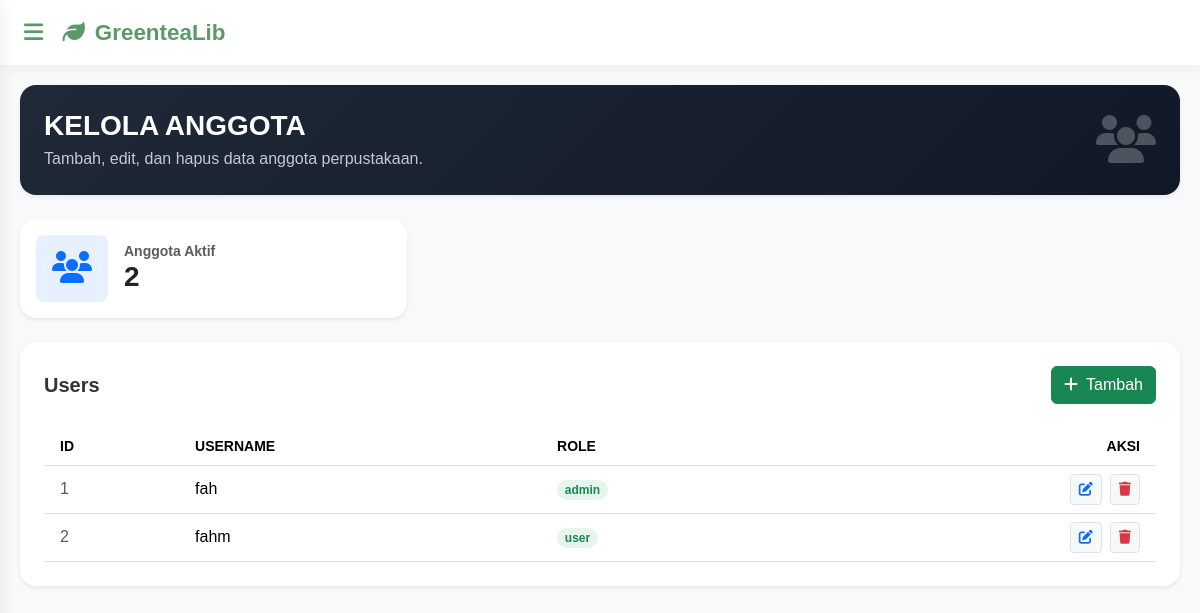
The app's page /Views/V_User.php (signed in), older data.
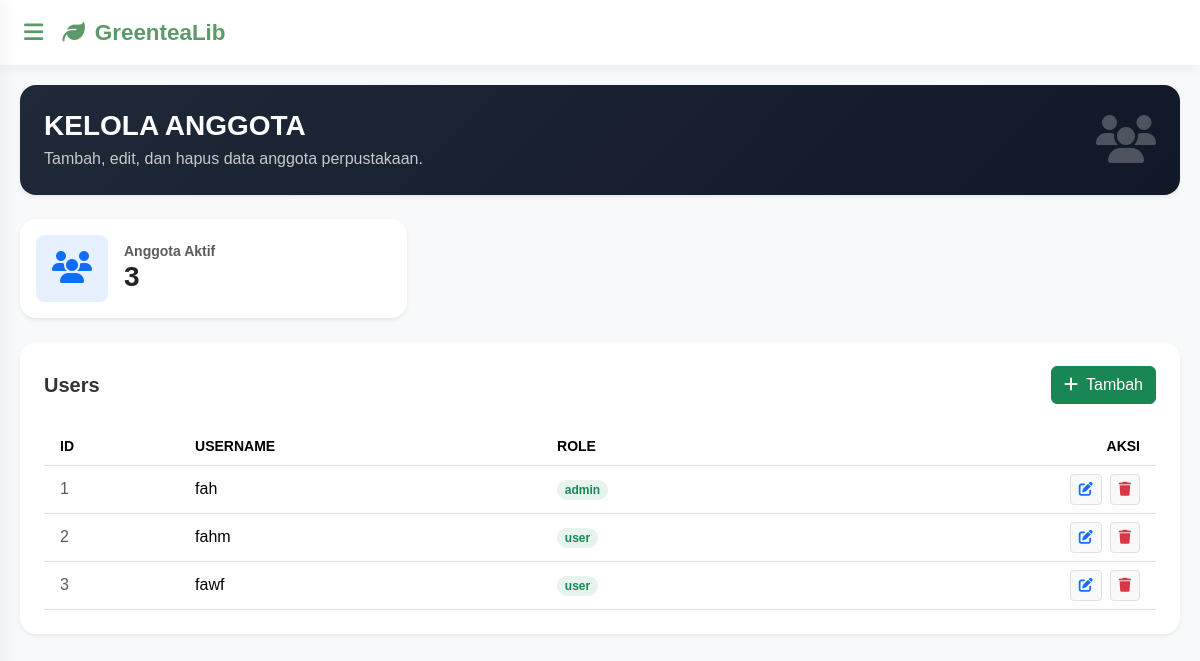
The same page, newer data.
### tables this page shows
CREATE TABLE `users` (
  `id` int(11) NOT NULL,
  `username` varchar(50) NOT NULL,
  `password` varchar(255) NOT NULL,
  `role` enum('admin','user') NOT NULL DEFAULT 'user'
);

### Controllers/C_User.php (called while the page is built)
<?php
include_once '../Models/M_User.php';
$user = new M_User();
try{
    if(!empty($_GET['aksi'])){
        if($_GET['aksi'] == 'register'){
            $username = $_POST['username'];
            $password = $_POST['password'];
            $role = 'user';
            $user->ADD_USERS(null, $username, $password, $role);
            header("Location: ../Views/V_Login.php");
        }
        elseif($_GET['aksi'] == 'login'){
            $username = $_POST['username'];
            $password = $_POST['password'];
            $data = $user->LOGIN_USER($username);
            if(!$data){
                die("
                    <script>
                        alert('Username tidak ditemukan!');
                        window.location='../Views/V_Login.php';
                    </script>
                ");
            }
            if(password_verify($password, $data->password)){
                session_start();
                $_SESSION['login'] = true;
                $_SESSION['id_user'] = $data->id;
                $_SESSION['user'] = $data->username;
                $_SESSION['role'] = $data->role;
                header("Location: ../Views/index.php");
                exit;
            } else {
                echo "
                <script>
                    alert('Password salah!');
                    window.location='../Views/V_Login.php';
                </script>";
            }
        }
        elseif($_GET['aksi'] == 'logout'){
            session_start();
            session_unset();
            session_destroy();
            header("Cache-Control: no-cache, must-revalidate");
            header("Expires: Sat, 26 Jul 1997 05:00:00 GMT");
            header("Location: ../Views/V_Login.php");
            exit;
        }
        if(!($_GET['aksi'] == 'hapus')){
            if($_GET['aksi'] == 'edit'){
                $id = $_GET['id'];
                $users = $user->SHOW_USER_BY_ID($id);
                include_once '../Views/V_UpdateUser.php';
            }else{
                $id = $_POST['id'];
                $username = $_POST['username'];
                $password = $_POST['password'];
                $role = $_POST['role'];
                if($_GET['aksi'] == 'tambah'){
                    $user->ADD_USERS($id, $username, $password, $role);
                }elseif($_GET['aksi'] == 'update'){
                    $user->UPDATE_USERS($id, $username, $password, $role);
                }
            }
        }else{
        	$id = $_GET['id'];
        	$user->DELETE_USERS($id);
        }
    }else{
        $totalUser = $user->COUNT_USER();
        $users = $user->SHOW_USERS();
    }
}catch(Exception $e){
    echo $e->getMessage();
}

### Models/M_Connect.php (called while the page is built, shortened)
<?php
class M_Connect
{
	private $host = "localhost",
	$username = "root",
	$pass = "",
	$db = "aqxua_lib";
	function __construct()
	{
		$this->connect = mysqli_connect($this->host, $this->username, $this->pass, $this->db);
		if ($this->connect)
		{
			return $this->connect;
		}else{
			echo mysqli_connect_error();
		}
	}
}

### Models/M_User.php (called while the page is built, shortened)
<?php
include_once 'M_Connect.php';
class M_User{
    public function SHOW_USERS(){
        $conn = new M_Connect();
        $sql = "SELECT * FROM users";
        $post = mysqli_query($conn->connect, $sql);
        if($post->num_rows > 0){
            while ($data = mysqli_fetch_object($post)){
                $result[] = $data;
            }
            return $result;
        }
    }
    public function COUNT_USER()
    {
        $conn = new M_Connect();
        $sql = "SELECT COUNT(*) as total FROM users";
        $post = mysqli_query($conn->connect, $sql);
        $data = mysqli_fetch_object($post);
        return $data;
    }
}

### Views/V_User.php (the view, shortened to what the changed rows need)
<?php
    include_once '../Controllers/C_User.php';
    include_once 'HEADER.php';
?>
    <div class="col-12 col-md-4">
        <div class="card border-0 shadow-sm rounded-4 p-3 card-hover transition-all">
            <div class="d-flex align-items-center gap-3">
                <div>
                    <h6 class="text-muted mb-0 small uppercase fw-bold">Anggota Aktif</h6>
                    <h3 class="fw-bold mb-0"><?= $totalUser->total ?></h3>
                </div>
            </div>
        </div>
    </div> <br>
    <div class="bg-white rounded-4 shadow-sm p-4">
        <div class="table-responsive">
            <table class="table table-hover align-middle mb-0">
                <thead class="text-secondary small text-uppercase">
                    <tr>
                        <th scope="col" class="ps-3">ID</th>
                        <th scope="col">Username</th>
                        <th scope="col">Role</th>
                        <th scope="col" class="text-end pe-3">Aksi</th>
                    </tr>
                </thead>
                <tbody>
                    <?php
                    if(!empty($users)){
                            $no = 1;
                            foreach($users as $data){
                    ?>
                    <tr>
                        <td class="ps-3 text-muted"><?= $no++ ?></td>
                        <td class="fw-medium">
                            <?= $data->username ?>
                        </td>
                        <td>
                            <span class="badge rounded-pill bg-success bg-opacity-10">
                                <span class="text-success"><?= $data->role ?></span>
                            </span>
                        </td>
                        <td class="text-end pe-3">
                            <div class="d-flex justify-content-end gap-2">
                                <a href="../Controllers/C_User.php?aksi=edit&id=<?= $data->id ?>" class="btn btn-sm btn-light border text-primary" title="Update">
                                 	<i class="fas fa-edit"></i>
                                 </a>
                                <a href="../Controllers/C_User.php?aksi=hapus&id=<?= $data->id ?>" class="btn btn-sm btn-light border text-danger" onclick="return confirm('Hapus user <?= $data->username ?>?')" title="Delete">
                                    <i class="fas fa-trash"></i>
                                </a>
                            </div>
                        </td>
                    </tr>
                    <?php }}else{
                        echo '<p class="text-center text-muted">Data tidak tersedia</p>';
                    }
                    ?>
                </tbody>
            </table>
        </div>
    </div>
<?php include_once 'FOOTER.php'; ?>

Row changes from the older to the newer data that the page shows:
added users: username "fawf", role "user"
Text that changed along with them:
$totalUser->total: "2" → "3"
